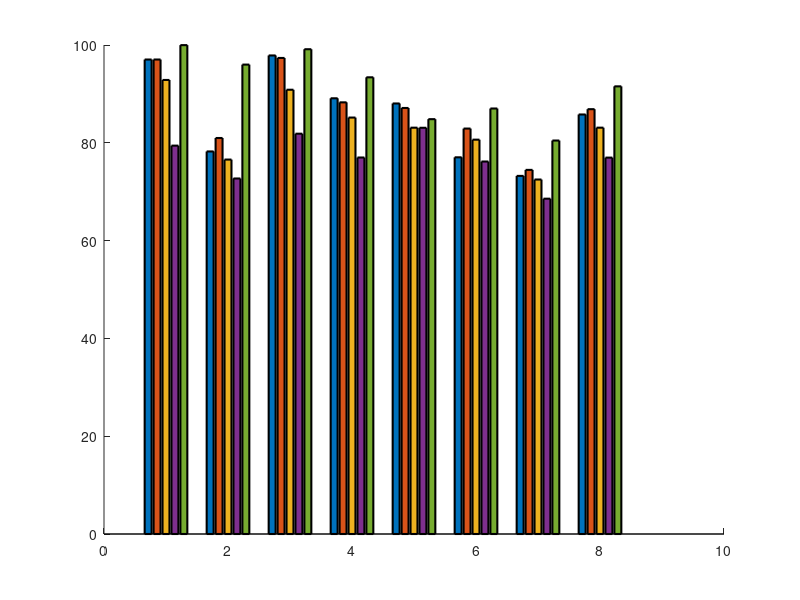

Source code (MATLAB): (Note: this script raises an error after producing the figure.)
clc; clear; close all;

%% ==============================
%  GLOBAL SETTINGS
%% ==============================
% Controllable font size settings
TITLE_FONT_SIZE = 28;
AXIS_FONT_SIZE = 22;
LEGEND_FONT_SIZE = 20;
LABEL_FONT_SIZE = 26;

% Pastel colors (consistent across all figures)
c1 = [0.95 0.80 0.45];   % yellow
c2 = [0.95 0.60 0.60];   % pink
c3 = [0.60 0.90 0.90];   % cyan
c4 = [0.60 0.80 0.60];   % green
c5 = [0.75 0.65 0.95];   % purple

%% ==============================
%  COMMON STATION NAMES
%% ==============================
stations = {'AS1','AS2','CC1','EC1','EC2','EC3','ID1'};
stations_avg = [stations, {'Average'}];

% Accuracy values
DiTIng     = [97.03 78.23 97.86 89.10 88.04 77.03 73.23];
CFM        = [97.03 80.98 97.35 88.27 87.12 82.91 74.46];
EQPolarity = [92.85 76.57 90.85 85.16 83.09 80.64 72.49];
PolCap     = [0.7942 0.7270 0.8186 0.7699 0.8307 0.7617 0.6857] * 100;
CC_ratio   = [0.99972 0.95991 0.99134 0.93391 0.84833 0.87012 0.80463] * 100;

% Add averages
DiTIng_A     = [DiTIng     mean(DiTIng)];
CFM_A        = [CFM        mean(CFM)];
EQPolarity_A = [EQPolarity mean(EQPolarity)];
PolCap_A     = [PolCap     mean(PolCap)];
CC_ratio_A   = [CC_ratio   mean(CC_ratio)];

%% ==============================
%  FIGURE 1: Histogram Bar Plot (Original Z_AGU2025.m - second figure)
%% ==============================
figure('Color','w', 'Position', [100 100 900 650]);
hold on;

bar_data = [DiTIng_A;
            CFM_A;
            EQPolarity_A;
            PolCap_A;
            CC_ratio_A]';

b = bar(bar_data, 'LineWidth',1.5);

% Apply CNN pastel colors to bars
b(1).FaceColor = c1;
b(2).FaceColor = c2;
b(3).FaceColor = c3;
b(4).FaceColor = c4;
b(5).FaceColor = c5;

xticks(1:length(stations_avg));
xticklabels(stations_avg);
xtickangle(0);

ylabel('Accuracy (%)','FontSize',LABEL_FONT_SIZE,'FontWeight','bold');
xlabel('Stations','FontSize',LABEL_FONT_SIZE,'FontWeight','bold');
title('Accuracy of Existing DL Models vs Cross-Correlation','FontSize',TITLE_FONT_SIZE,'FontWeight','bold');

legend({'DiTing','CFM','EQPolarity','PolCap','CC'}, ...
       'Location',"northeast",'NumColumns',3,'FontSize',LEGEND_FONT_SIZE);

set(gca,'FontSize',AXIS_FONT_SIZE,'LineWidth',1.5);
ylim([60 100]);
grid on;

%% ==============================
%  FIGURE 2: All-Stations vs LOSO vs Fine-Tuned (Z_AGU2025_2.m)
%% ==============================
% Accuracy: trained on all
acc_all = [0.9935 0.9858 0.9876 0.9867 0.9868 0.9871 0.9644];
acc_all_A = [acc_all mean(acc_all)];

% Accuracy: LOSO
acc_loso = [0.9964 0.9855 0.9902 0.9869 0.9854 0.9877 0.9653];
acc_loso_A = [acc_loso mean(acc_loso)];

% Fine-Tuned Accuracies
acc_fine = [0.9829 0.9484 0.9653 0.9585 0.9534 0.9386 0.9013 0.9570];

% Combine into matrix
bar_data = [acc_all_A(:)*100, acc_loso_A(:)*100, acc_fine(:)*100];

% Create figure
figure('Color','w','Position',[100 100 900 650]);

b = bar(bar_data, 'grouped', 'LineWidth',1.7);

% Color settings
b(1).FaceColor = c1;   % Trained on All Stations
b(2).FaceColor = c2;   % LOSO
b(3).FaceColor = c3;   % Fine-Tuned

% Axis formatting
xticks(1:length(stations_avg));
xticklabels(stations_avg);
xtickangle(0);
xlabel('Stations','FontSize',LABEL_FONT_SIZE,'FontWeight','bold');
ylabel('Accuracy (%)','FontSize',LABEL_FONT_SIZE,'FontWeight','bold');
title(' All-Stations vs LOSO vs Transfer Learning Accuracy','FontSize',TITLE_FONT_SIZE,'FontWeight','bold');

legend({'Trained on All Stations','LOSO','Transfer Learning'}, ...
    'FontSize',LEGEND_FONT_SIZE,'Location','north','NumColumns',3);

set(gca,'FontSize',AXIS_FONT_SIZE,'LineWidth',1.5);
ylim([90 100]);
grid on;
%% ==============================
%  FIGURE 3: SNR Comparison (Z_AGU2025_3.m)
%% ==============================
% Step 6: Fine-Tune (Multiply 100)
B6 = [0.9827 0.9425 0.9682 0.9617 0.9558 0.9437 0.9184 0.9534] * 100;
A6 = [0.9869 0.9555 0.9706 0.9621 0.9583 0.9507 0.9334 0.9596] * 100;
C6 = [0.9879 0.9537 0.9667 0.9693 0.9567 0.9555 0.9385 0.9612] * 100;
data6 = [B6(:), A6(:), C6(:)];

% Step 5: Training Results (Multiply 100)
A5 = [0.9935 0.9858 0.9876 0.9867 0.9868 0.9871 0.9644 0.9850] * 100;
B5 = [0.9859 0.9505 0.9739 0.9584 0.9623 0.9569 0.9341 0.9604] * 100;
C5 = [0.9940 0.9731 0.9868 0.9760 0.9690 0.9850 0.9770 0.9801] * 100;
data5 = [B5(:), A5(:), C5(:)];

% Create figure with 2 subplots
figure('Color','w','Position',[100 100 900 650]);

% SUBPLOT (1): Training Accuracy
subplot(2,1,1);
b1 = bar(data5, 'grouped', 'LineWidth',1.7);
b1(1).FaceColor = c1;
b1(2).FaceColor = c2;
b1(3).FaceColor = c3;

xticks(1:length(stations_avg));
xticklabels(stations_avg);
xtickangle(0);

ylabel('Accuracy (%)','FontSize',LABEL_FONT_SIZE,'FontWeight','bold');
title('Training Accuracy Across Stations','FontSize',TITLE_FONT_SIZE,'FontWeight','bold');

legend({'High-SNR','Orig-SNR','Lower-SNR'}, ...
       'FontSize',LEGEND_FONT_SIZE,'Location','north','NumColumns',3);

set(gca,'FontSize',AXIS_FONT_SIZE,'LineWidth',1.5);
ylim([90 101]);
grid on;

% SUBPLOT (2): Fine-Tuned Accuracy
subplot(2,1,2);
b2 = bar(data6, 'grouped', 'LineWidth',1.7);
b2(1).FaceColor = c1;
b2(2).FaceColor = c2;
b2(3).FaceColor = c3;

xticks(1:length(stations_avg));
xticklabels(stations_avg);
xtickangle(0);

ylabel('Accuracy (%)','FontSize',LABEL_FONT_SIZE,'FontWeight','bold');
xlabel('Stations','FontSize',LABEL_FONT_SIZE,'FontWeight','bold');
title('Transfer Learning Accuracy Across Stations','FontSize',TITLE_FONT_SIZE,'FontWeight','bold');

legend({'High-SNR','Orig-SNR','Low-SNR'}, ...
       'FontSize',LEGEND_FONT_SIZE,'Location','north','NumColumns',3);

set(gca,'FontSize',AXIS_FONT_SIZE,'LineWidth',1.5);
ylim([90 100]);
grid on;



%% ==============================
%  FIGURE 4: Time Shift Comparison (New Figure)
%% -----------------------------
% Fine-tuned model performance (new table) ×100
%% -----------------------------
FT_02 = [0.8278 0.7496 0.8066 0.7712 0.7533 0.7358 0.7455 0.7700] * 100;
FT_01 = [0.9524 0.8793 0.9167 0.9123 0.8909 0.8689 0.8678 0.8984] * 100;
FT_00 = [0.9869 0.9555 0.9706 0.9621 0.9583 0.9507 0.9334 0.9596] * 100;

data_finetune = [FT_00(:), FT_01(:), FT_02(:)];

%% -----------------------------
% Training model performance ×100
%% -----------------------------
A_02 = [0.8335 0.7520 0.8133 0.7512 0.7288 0.7271 0.7393 0.7636] * 100;
A_01 = [0.9704 0.8992 0.9415 0.9310 0.9022 0.9007 0.8991 0.9207] * 100;
A_00 = [0.9935 0.9858 0.9876 0.9867 0.9868 0.9871 0.9644 0.9850] * 100;

data_training = [A_00(:), A_01(:), A_02(:)];

%% -----------------------------
% CNN pastel colors
%% -----------------------------
c1 = [0.95 0.80 0.45];   % yellow (timeshift 0.00)
c2 = [0.95 0.60 0.60];   % pink   (timeshift 0.01)
c3 = [0.60 0.90 0.90];   % cyan   (timeshift 0.02)

%% -----------------------------
% Create figure 4
%% -----------------------------
figure('Color','w','Position',[100 100 900 650]);

%% ======= SUBPLOT (211): Fine-Tuned Model =======
subplot(2,1,2); hold on;

b = bar(data_finetune, 'grouped', 'LineWidth',1.7);
b(1).FaceColor = c1;   % 0.00
b(2).FaceColor = c2;   % 0.01
b(3).FaceColor = c3;   % 0.02

xticks(1:length(stations_avg));
xticklabels(stations_avg);
xtickangle(0);

ylabel('Accuracy (%)','FontSize',26,'FontWeight','bold');
title('Transfer Learning Performance vs Time Shift','FontSize',26,'FontWeight','bold');
xlabel('Stations','FontSize',LABEL_FONT_SIZE,'FontWeight','bold');
legend({'Time Shift = 0.00','Time Shift = 0.01','Time Shift = 0.02'}, ...
       'FontSize',20,'Location','north','NumColumns',3);

set(gca,'FontSize',20,'LineWidth',1.5);
ylim([70 103]);
grid on;
box on;

%% ======= SUBPLOT (212): Trained Model =======
subplot(2,1,1); hold on;

b2 = bar(data_training, 'grouped', 'LineWidth',1.7);
b2(1).FaceColor = c1;
b2(2).FaceColor = c2;
b2(3).FaceColor = c3;

xticks(1:length(stations_avg));
xticklabels(stations_avg);
xtickangle(0);

ylabel('Accuracy (%)','FontSize',26,'FontWeight','bold');
title('Training Performance vs Time Shift','FontSize',26,'FontWeight','bold');

legend({'Time Shift = 0.00','Time Shift = 0.01','Time Shift = 0.02'}, ...
       'FontSize',20,'Location','north','NumColumns',3);

set(gca,'FontSize',20,'LineWidth',1.5);
ylim([70 105]);
grid on;
box on;
%% ==============================
%% -----------------------------
% Training model (from screenshot)
%% -----------------------------
A_train = [0.9942 0.9483 0.9789 0.9668 0.9598 0.9631 0.9466 0.9655] * 100;
B_train = [0.9722 0.9052 0.9389 0.9244 0.9192 0.9254 0.8892 0.9250] * 100;
C_train = [0.9948 0.9407 0.9840 0.9674 0.9640 0.9472 0.9311 0.9615] * 100;

data_training = [A_train(:), B_train(:), C_train(:)];

%% -----------------------------
% Fine-tuned model (from screenshot)
%% -----------------------------
A_ft = [0.9776 0.8992 0.9438 0.9351 0.9294 0.8945 0.8884 0.9241] * 100;
B_ft = [0.8976 0.8115 0.8711 0.8353 0.8251 0.7875 0.7963 0.8322] * 100;
C_ft = [0.9768 0.8583 0.9498 0.9128 0.9167 0.8613 0.8354 0.9020] * 100;

data_finetune = [A_ft(:), B_ft(:), C_ft(:)];

%% -----------------------------
% Colors
%% -----------------------------
c1 = [0.95 0.80 0.45];
c2 = [0.95 0.60 0.60];
c3 = [0.60 0.90 0.90];

%% -----------------------------
% Create figure 5
%% -----------------------------
figure('Color','w','Position',[100 100 900 650]);

%% ======= TOP: Training =======
subplot(2,1,1); hold on;
b1 = bar(data_training,'grouped','LineWidth',1.5);

b1(1).FaceColor = c1;
b1(2).FaceColor = c2;
b1(3).FaceColor = c3;

xticks(1:length(stations_avg));
xticklabels(stations_avg);
xtickangle(0);
ylabel('Accuracy (%)','FontSize',26,'FontWeight','bold');
title('Training Performance','FontSize',26,'FontWeight','bold');

legend({ ...
    'Train 0.01 s, test 0.01 s', ...
    'Train 0.01 s, test 0.02 s', ...
    'Train 0.02 s, test 0.01 s'}, ...
    'FontSize',15,'Location','north','NumColumns',3,'Box','on');

ylim([75 104]);
set(gca,'FontSize',22,'LineWidth',1.5);
grid on;
box on;
%% ======= BOTTOM: Fine-tuned =======
subplot(2,1,2); hold on;
b2 = bar(data_finetune,'grouped','LineWidth',1.5);

b2(1).FaceColor = c1;
b2(2).FaceColor = c2;
b2(3).FaceColor = c3;

xticks(1:length(stations_avg));
xticklabels(stations_avg);
xtickangle(0);
ylabel('Accuracy (%)','FontSize',26,'FontWeight','bold');
title('Transfer Learning Performance','FontSize',26,'FontWeight','bold');
xlabel('Stations','FontSize',LABEL_FONT_SIZE,'FontWeight','bold');
legend({ ...
    'FT 0.01 s, test 0.01 s', ...
    'FT 0.01 s, test 0.02 s', ...
    'FT 0.02 s, test 0.01 s'}, ...
    'FontSize',15,'Location','north','NumColumns',3,'Box','on');

ylim([75 102]);
set(gca,'FontSize',22,'LineWidth',1.5);
grid on;
box on;

%% ==============================
%  SUMMARY
%% ==============================
fprintf('All 6 figures have been generated with consistent font settings:\n');
fprintf('  Title Font Size: %d\n', TITLE_FONT_SIZE);
fprintf('  Axis Font Size: %d\n', AXIS_FONT_SIZE);
fprintf('  Legend Font Size: %d\n', LEGEND_FONT_SIZE);
fprintf('  Label Font Size: %d\n', LABEL_FONT_SIZE);
fprintf('\nFigures generated:\n');
fprintf('  1. Per-Station Polarity Accuracy Comparison (Line Plot)\n');
fprintf('  2. Accuracy Comparison by Station (Bar Plot)\n');
fprintf('  3. Train vs Fine-Tune on Timeshift Dataset\n');
fprintf('  4. SNR Comparison (Training vs Fine-Tuned)\n');
fprintf('  5. All-Stations vs LOSO vs Fine-Tuned\n');
fprintf('  6. Time Shift Comparison (Training vs Fine-Tuned)\n');
fprintf('\nTo change font sizes, modify the GLOBAL SETTINGS section at the top.\n');

%% ==============================
%  SAVE ALL FIGURES INTO ONE PDF
%% ==============================
pdf_name = 'All_Figures_Combined.pdf';

% Delete if already exists (avoid appending old content)
if exist(pdf_name, 'file')
    delete(pdf_name);
end

% Get all open figure handles
figs = findall(0, 'Type', 'figure');
% Sort by figure number so order is consistent
[~, idx] = sort([figs.Number]);
figs = figs(idx);

% Append each figure to the PDF
for i = 1:length(figs)
    exportgraphics(figs(i), pdf_name, 'Append', true);
end

fprintf('Saved all %d figures into: %s\n', length(figs), pdf_name);
